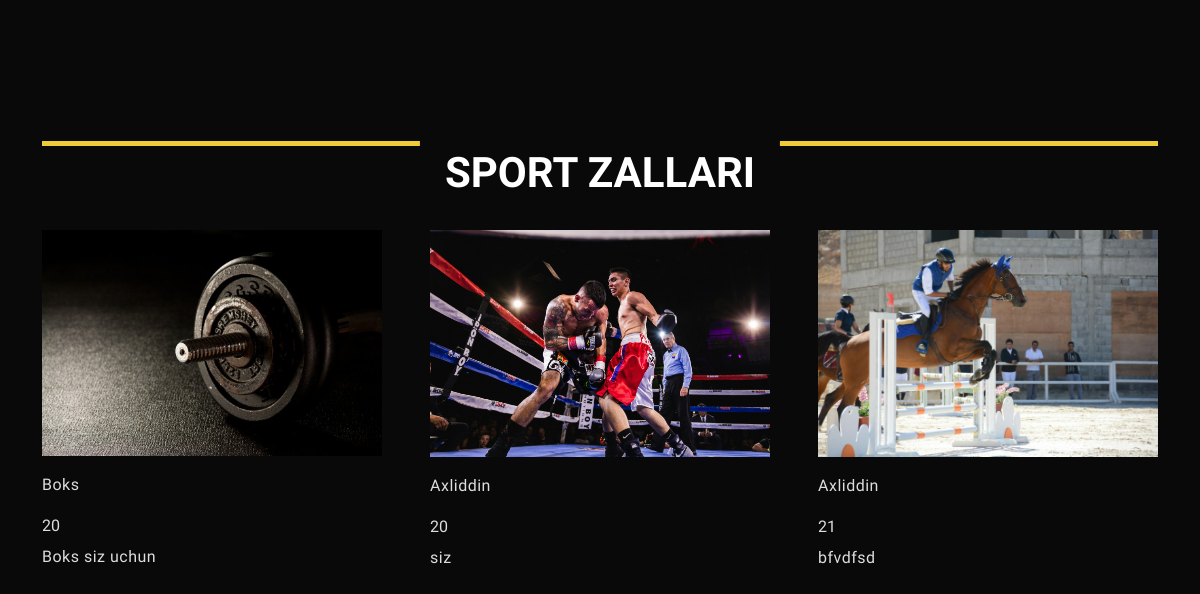
Screenshot of /coach with the database file from the repository.
### Front/models.py (models this page shows)
class Coach(models.Model):
    name=models.CharField(max_length=255)
    age=models.IntegerField()
    title=models.CharField(max_length=255)
    sports_name=models.CharField(max_length=255)
    image=models.ImageField(upload_to='media/')
    is_active = models.BooleanField(default=True)

### Front/views.py (the view)
# urls.py: path('coach', views.coach, name='coach')
def coach(request):
    coach=models.Coach.objects.all()
    return render(request, 'front/coach/coach.html', {'coach': coach})

### templates/front/coach/coach.html (shortened to what this page needs)
<!DOCTYPE html>
<html lang="zxx">
    {%load static %}
	<head>
		<link rel="stylesheet" href="{% static 'fronts/css/bootstrap.min.css'%}">
		<link rel="stylesheet" href="{% static 'fronts/css/line-awesome.min.css'%}">
		<link rel="stylesheet" href="{% static 'fronts/css/magnific-popup.css'%}">
		<link rel="stylesheet" href="{% static 'fronts/css/swiper.min.css'%}">
		<link rel="stylesheet" href="{% static 'fronts/css/style.css'%}">
	</head>
<body>
    <div id="gallery" class="gallery">
        <div class="container">
            <h2>Sport zallari</h2>
            <div class="row g-5">
                {%for i in coach %}
                <div class="col-md-4">
                    <a href="img/gallery1.png" class="popup-image"><img src="{{i.image.url}}"></a>
                    <p>{{i.name}}</p>{{i.age}}
                    <p>{{i.title}}</p>
                </div>
                {% endfor %}
            </div>
        </div>
    </div>
</body>
</html>

### static/fronts/css/style.css (style rules this page uses)
body { margin: 0; padding: 0; font-size: 16px; font-family: 'Raleway', sans-serif; background: #090909; color: #dddddd; }
h1, h2, h3, h4, h5, h6 { font-family: 'Heebo', sans-serif; padding: 0; margin: 0; color: #ffffff; text-transform: uppercase; }
h2 { font-size: 42px; font-weight: 700; line-height: 55px; margin-bottom: 20px; }
a { text-decoration: none; color: #464646; }
p { margin: 5px 0 15px; line-height: 28px; letter-spacing: 0.5px; }
img { width: 100%; }
.gallery { padding-top: 120px; }
.gallery h2 { text-align: center; background: #090909; display: inline-block; padding: 25px; margin: auto; left: 50%; position: relative; z-index: 1; transform: translate(-50%); }

### rows the page displays
Coach: image (picture), name "Boks", age "20", title "Boks siz uchun"
Coach: image (picture), name "Axliddin", age "20", title "siz"
Coach: image (picture), name "Axliddin", age "21", title "bfvdfsd"
